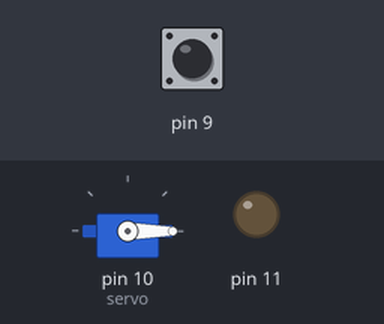
The sketch below on a simulated Arduino Uno, built with avr-gcc and run on an emulated ATmega328P. Parts: servo, output pins drawn as LEDs (lit = HIGH). The inputs (shaded band) are chosen by the test bench; at power-on: pin 9 HIGH.

Above: at 1.2 s.
1.3 s: pin 9 pulled LOW for 0.15 s
At 1.45 s:
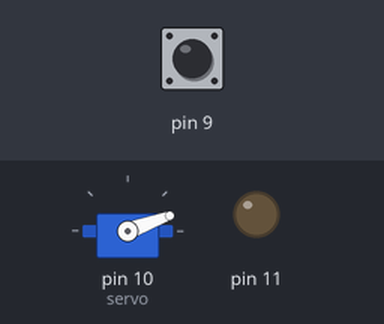
Timing chart, 0 to 10.4 s (numbered marks = the images above; inputs shaded):
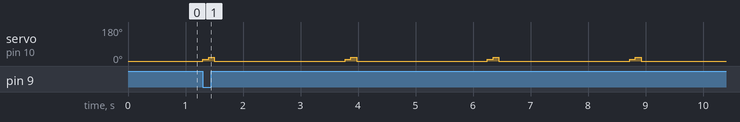

Measured:
- after the input at 1.3 s, servo on pin 10 (servo): 0° → 10° at once, then repeats every 2.5 s: 20° 0.10 s, 0° 2.3 s, 10° 0.10 s

The sketch:

turntable.ino
```cpp
#include <Servo.h>

// How many pictures to take
int howMany = 50;

// How long to rotate the turntable per picture
int howLong = 200;

Servo servo;

void setup() {
  pinMode(8, INPUT);
  pinMode(9, INPUT_PULLUP);
  pinMode(10, OUTPUT);
  pinMode(11, OUTPUT);

  servo.attach(10);
}

void loop() {
  servo.write(0);
  digitalWrite(11, LOW);
  if (digitalRead(9) == LOW) {
    for (int i = 0; i < howMany; i++) {
      // Rotate the turntable into position
      servo.write(10);
      delay(howLong / 2);
      servo.write(20);
      delay(howLong / 2);
      servo.write(0);
      delay(250);

      // Take a picture
      pinMode(8, OUTPUT);
      digitalWrite(8, LOW);
      delay(25);
      pinMode(8, INPUT);

      // Wait for the picture
      delay(2000);
    }
  }
}
```
